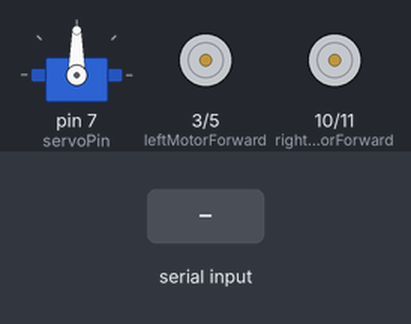
The sketch below on a simulated Arduino Uno, built with avr-gcc and run on an emulated ATmega328P. Shown: servo, motor-driver pin pairs drawn as motors (green arrow = first pin HIGH = forward, orange = second pin HIGH = backward, longer = more drive). The test bench sets the inputs (shaded band).

Above: at 1.2 s.
1.3 s: "forward\n" received over Serial
At 2.4 s:
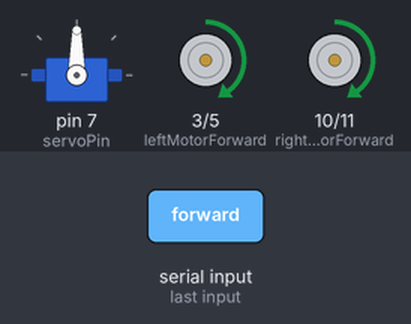
2.8 s: "backward\n" received over Serial
At 3.5 s:
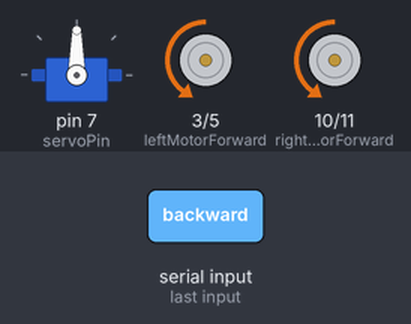
4.3 s: "left\n" received over Serial
At 5.5 s:
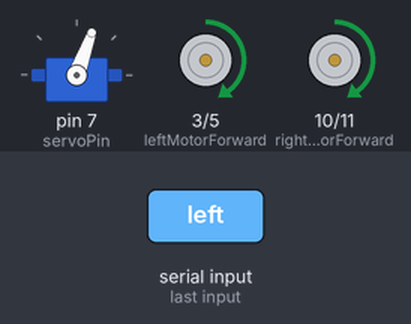
5.8 s: "right\n" received over Serial
At 6.9 s:
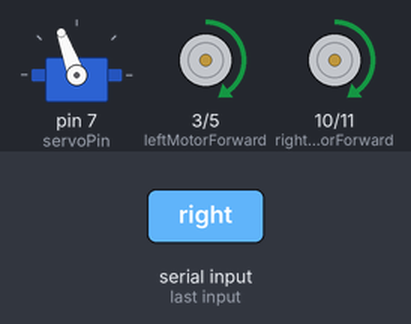
7.3 s: "forward\n" received over Serial
8.8 s: "backward\n" received over Serial
At 9.3 s:
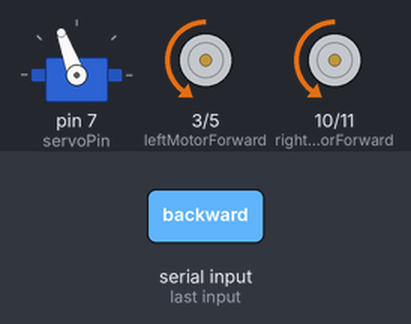
Timing chart, 0 to 11.3 s (numbered marks = the images above; inputs shaded):
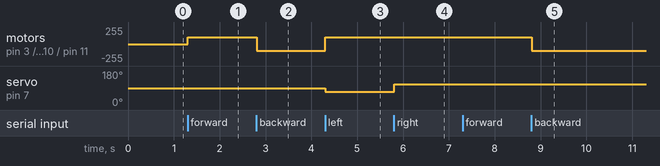

The sketch:

arduino_servo_DC_control.ino
```cpp
#include <Servo.h>


const int leftMotorForward = 3;
const int leftMotorBackward = 5;

const int rightMotorForward = 10;
const int rightMotorBackward = 11;

const int servoPin = 7;


Servo steeringServo;

void setup() {

  pinMode(leftMotorForward, OUTPUT);
  pinMode(leftMotorBackward, OUTPUT);
  pinMode(rightMotorForward, OUTPUT);
  pinMode(rightMotorBackward, OUTPUT);


  steeringServo.attach(servoPin);


  Serial.begin(9600);
}

void loop() {

  if (Serial.available() > 0) {
    String command = Serial.readStringUntil('\n');
    command.trim();

    if (command == "forward") {
      driveForward();
    }
    else if (command == "backward") {
      driveBackward();
    }
    else if (command == "left") {
      turnLeft();
    }
    else if (command == "right") {
      turnRight();
    }
    else if (command == "stop") {
      stopCar();
    }
  }
}

void driveForward() {
  analogWrite(leftMotorForward, 100);
  analogWrite(leftMotorBackward, 0);
  analogWrite(rightMotorForward, 100);
  analogWrite(rightMotorBackward, 0);
}

void driveBackward() {
  analogWrite(leftMotorForward, 0);
  analogWrite(leftMotorBackward, 100);
  analogWrite(rightMotorForward, 0);
  analogWrite(rightMotorBackward, 100);
}

void turnLeft() {    // 방향 전환시 감속
  steeringServo.write(70);   // 조향 각도

  analogWrite(leftMotorForward, 50);
  analogWrite(leftMotorBackward, 0);
  analogWrite(rightMotorForward, 50);
  analogWrite(rightMotorBackward, 0);
}

void turnRight() {
  steeringServo.write(110);  // 조향 각도

  analogWrite(leftMotorForward, 50);
  analogWrite(leftMotorBackward, 0);
  analogWrite(rightMotorForward, 50);
  analogWrite(rightMotorBackward, 0);
}

void stopCar() {
  analogWrite(leftMotorForward, 0);
  analogWrite(leftMotorBackward, 0);
  analogWrite(rightMotorForward, 0);
  analogWrite(rightMotorBackward, 0);
  steeringServo.write(90);
}
```

Measured:
- after the input at 1.3 s, motor on pin 3 (leftMotorForward) / pin 5 (leftMotorBackward), motor on pin 10 (rightMotorForward) / pin 11 (rightMotorBackward): stopped → forward 100/255 at once
- after the input at 2.8 s, motor on pin 3 (leftMotorForward) / pin 5 (leftMotorBackward), motor on pin 10 (rightMotorForward) / pin 11 (rightMotorBackward): forward 100/255 → backward 100/255 at once
- after the input at 4.3 s, motor on pin 3 (leftMotorForward) / pin 5 (leftMotorBackward), motor on pin 10 (rightMotorForward) / pin 11 (rightMotorBackward): backward 100/255 → forward 100/255 at once; servo on pin 7 (servoPin): 90° → 70° at once
- after the input at 5.8 s, servo on pin 7 (servoPin): 70° → 110° at once
- after the input at 8.8 s, motor on pin 3 (leftMotorForward) / pin 5 (leftMotorBackward), motor on pin 10 (rightMotorForward) / pin 11 (rightMotorBackward): forward 100/255 → backward 100/255 at once
